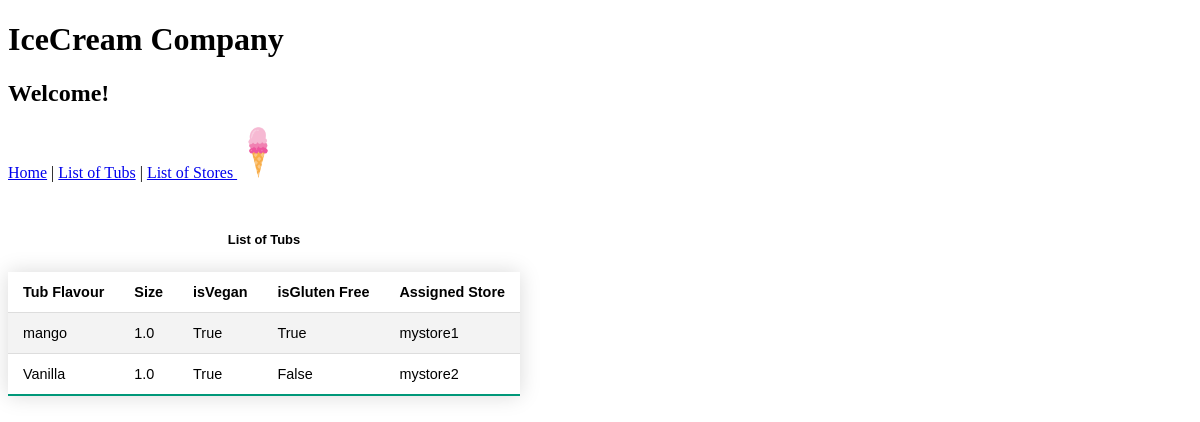
Before: /tubs/ with the older database file.
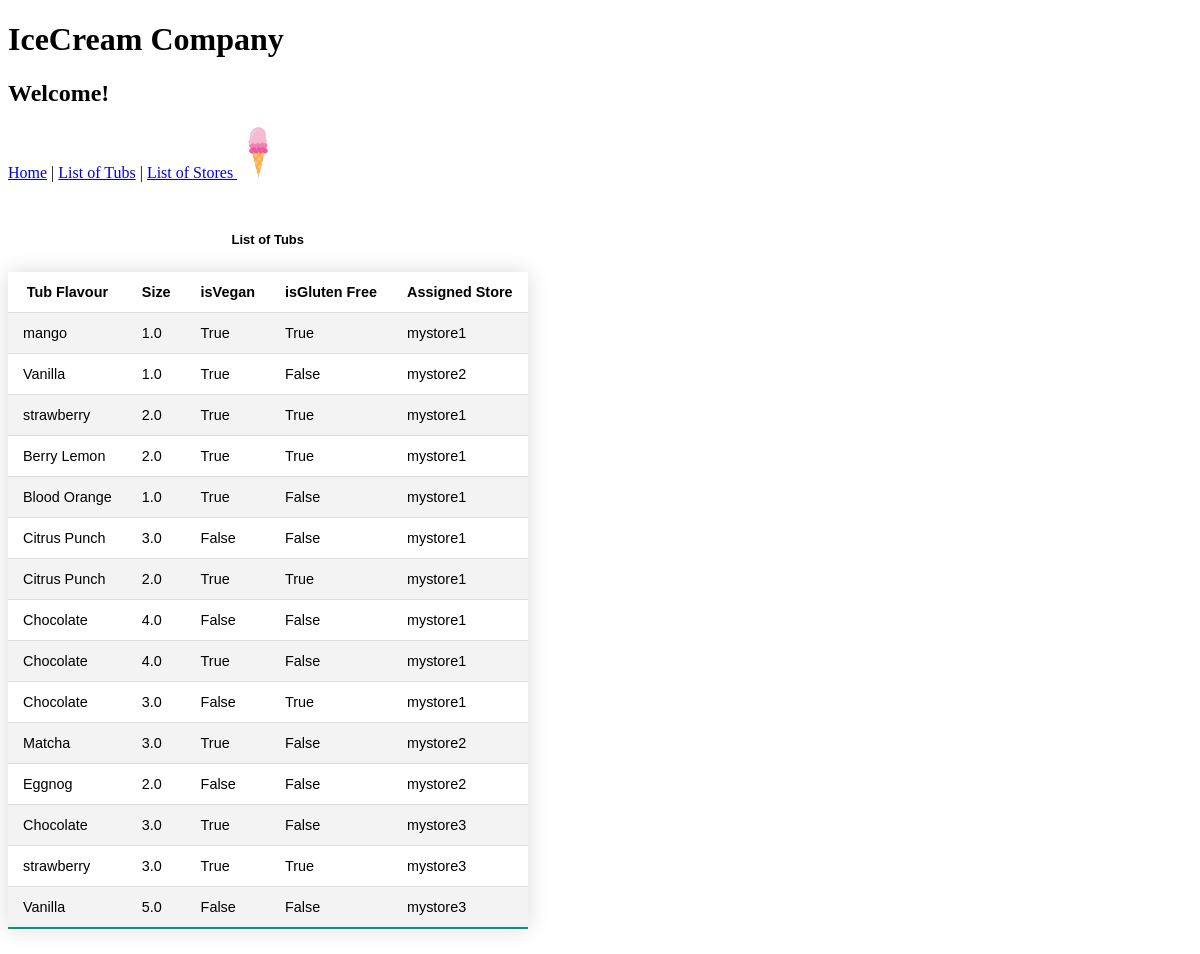
After: the same page with the newer database file.
### IceCreamApp/models.py (models this page shows, shortened)
class Tub(models.Model):
    flavour = models.CharField(max_length=30) # maximum length set to 60
    size = models.FloatField(validators=[validate_interval]) # set to float for litres
    isVegan = models.BooleanField(default = False) # Default is False
    isGlutenFree = models.BooleanField(default = False) # Default is False
    store = models.ForeignKey(Store, on_delete=models.CASCADE) # one store can have many tubs, but not vice-versa

class Store(models.Model):
    name = models.CharField(max_length=60) # maximum length set to 60
    location = models.CharField(max_length=200) # maximum length set to 200
    contact_email = models.EmailField(max_length=100) # predefined regex which checks '@'

### IceCreamApp/views.py (the view)
# urls.py: path("tubs/", listOfTubs, name="tubs"),
def listOfTubs(request):
    tubs = Tub.objects.all()
    return render(request, "IceCreamApp/listOFTubs.html", {"tubs": tubs})

### IceCreamApp/templates/IceCreamApp/listOfTubs.html
{% extends 'IceCreamApp/homePageBase.html' %}
{% block content %}
<div class="container">
    <table class="styled-table">
        <caption><b>List of Tubs</b></caption>
        <tr>
            <th>Tub Flavour</th>
            <th>Size</th>
            <th>isVegan</th>
            <th>isGluten Free</th>
            <th>Assigned Store</th>
        </tr>
        {% for t in tubs %}
        <tr>
            <td>{{ t.flavour }}</td>
            <td>{{ t.size}}</td>
            <td>{{ t.isVegan }}</td>
            <td>{{ t.isGlutenFree }}</td>
            <td>{{ t.store.name }}</td>
        </tr>
        {% endfor %}
    </table>
</div>
{% endblock %}

### IceCreamApp/templates/IceCreamApp/homePageBase.html (shortened to what this page needs)
<!DOCTYPE html>
{% load static %}
<html>
    <head>
        <link rel="stylesheet" href="{% static 'IceCreamApp/style.css' %}">
    </head>
    <body>
        <h1> IceCream Company </h1>
        <h2> Welcome! </h2>
        <a href="{% url 'homePage' %}">Home</a> |
        <a href="{% url 'tubs' %}">List of Tubs</a> |
        <a href="{% url 'stores' %}">List of Stores </a>
        <img src="{% static 'IceCreamApp/icecream.png' %}" alt="ice cream" width="42" height="51">
        {% block content %}{% endblock %}
    </body>
</html>

### IceCreamApp/static/IceCreamApp/style.css (style rules this page uses)
caption { display: table-caption; font-size: 0.9em; margin: 25px 0; border-collapse: collapse; text-align: center; font-family: sans-serif; min-width: 400px; }
.styled-table { border-collapse: collapse; margin: 25px 0; font-size: 0.9em; font-family: sans-serif; min-width: 400px; box-shadow: 0 0 20px rgba(0, 0, 0, 0.15); }
.styled-table th, .styled-table td { padding: 12px 15px; }
.styled-table tbody tr { border-bottom: 1px solid #dddddd; }
.styled-table tbody tr:nth-of-type(even) { background-color: #f3f3f3; }
.styled-table tbody tr:last-of-type { border-bottom: 2px solid #009879; }

Changed rows visible on the page:
added Tub: flavour "strawberry", size "2.0", isVegan "True", isGlutenFree "True", store.name "mystore1"
added Tub: flavour "Berry Lemon", size "2.0", isVegan "True", isGlutenFree "True", store.name "mystore1"
added Tub: flavour "Blood Orange", size "1.0", isVegan "True", isGlutenFree "False", store.name "mystore1"
added Tub: flavour "Citrus Punch", size "3.0", isVegan "False", isGlutenFree "False", store.name "mystore1"
added Tub: flavour "Citrus Punch", size "2.0", isVegan "True", isGlutenFree "True", store.name "mystore1"
added Tub: flavour "Chocolate", size "4.0", isVegan "False", isGlutenFree "False", store.name "mystore1"
added Tub: flavour "Chocolate", size "4.0", isVegan "True", isGlutenFree "False", store.name "mystore1"
added Tub: flavour "Chocolate", size "3.0", isVegan "False", isGlutenFree "True", store.name "mystore1"
added Tub: flavour "Matcha", size "3.0", isVegan "True", isGlutenFree "False", store.name "mystore2"
added Tub: flavour "Eggnog", size "2.0", isVegan "False", isGlutenFree "False", store.name "mystore2"
added Tub: flavour "Chocolate", size "3.0", isVegan "True", isGlutenFree "False", store.name "mystore3"
added Tub: flavour "strawberry", size "3.0", isVegan "True", isGlutenFree "True", store.name "mystore3"
added Tub: flavour "Vanilla", size "5.0", isVegan "False", isGlutenFree "False", store.name "mystore3"
